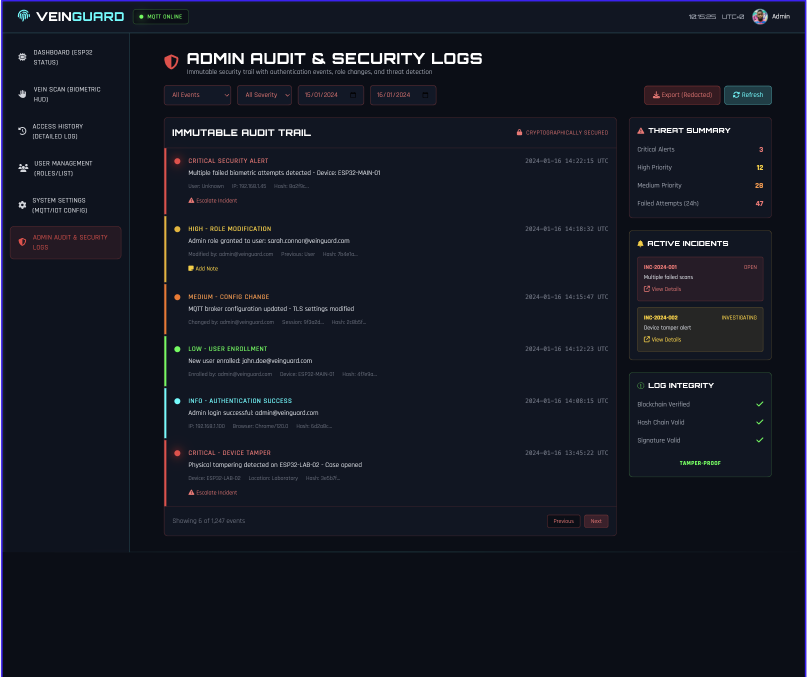
#> input picture Maquettes/12 -Admin And security log.png, 1614 x 1354 px (shown at 1/2 size); its folder holds only this picture in this run
$ python -i biometrics_service.py   (imports and definitions only)   (older library calls are emulated)
#> lines starting #> are read from the running program, lines starting #| are printed output that depends on the picture; after the words box and inside, x2 and y2 are one past the last pixel; in counts of white or black regions, pixels touching at a corner belong together
### iot/config.py
from __future__ import annotations

import os
from pathlib import Path


BASE_DIR = Path(__file__).resolve().parent
DATA_DIR = BASE_DIR / "data"
CAPTURE_DIR = DATA_DIR / "captures"
TEMPLATE_FILE = DATA_DIR / "biometric_templates.json"
LOCAL_CACHE_DB = BASE_DIR / "veinguard.db"

for path in (DATA_DIR, CAPTURE_DIR):
    path.mkdir(parents=True, exist_ok=True)


APP_NAME = os.getenv("VG_APP_NAME", "BioGuard Access")
APP_SHORT_NAME = os.getenv("VG_APP_SHORT_NAME", "BioGuard")
DEVICE_ID = os.getenv("VG_DEVICE_ID", "rpi-entry-01")
MOCK_MODE = os.getenv("VG_MOCK_MODE", "0").lower() in {"1", "true", "yes", "on"}

# MQTT
MQTT_BROKER = os.getenv("VG_MQTT_BROKER", "localhost")
MQTT_PORT = int(os.getenv("VG_MQTT_PORT", "1883"))
MQTT_WS_PORT = int(os.getenv("VG_MQTT_WS_PORT", "9090"))
MQTT_KEEPALIVE = int(os.getenv("VG_MQTT_KEEPALIVE", "60"))
MQTT_TOPIC_PREFIX = os.getenv("VG_TOPIC_PREFIX", "bioguard")
MQTT_USERNAME = os.getenv("VG_MQTT_USERNAME", "admin").strip()
MQTT_PASSWORD = os.getenv("VG_MQTT_PASSWORD", "admin1234")


def topic(path: str) -> str:
    return f"{MQTT_TOPIC_PREFIX}/{path.strip('/')}"


MQTT_TOPIC_CMD_ALL = topic("cmd/#")
MQTT_TOPIC_STATUS = topic("status")
MQTT_TOPIC_TELEMETRY = topic("telemetry")
MQTT_TOPIC_EVENTS = topic("events")
#> further down, picture is the input picture: shape (1354, 1614, 3); mean B, G, R 34, 23.2, 19.8
MQTT_TOPIC_LOGS = topic("logs")

MQTT_CMD_SCAN = topic("cmd/access/scan")
MQTT_CMD_ENROLL = topic("cmd/users/enroll")
MQTT_CMD_LOGIN = topic("cmd/auth/login")
MQTT_CMD_USERS = topic("cmd/users/list")
MQTT_CMD_USERS_UPDATE = topic("cmd/users/update")
MQTT_CMD_USERS_DELETE = topic("cmd/users/delete")
MQTT_CMD_LOGS = topic("cmd/access/logs")
MQTT_CMD_AUDIT = topic("cmd/audit/list")
MQTT_CMD_SETTINGS = topic("cmd/settings/update")
MQTT_CMD_PING = topic("cmd/ping")
MQTT_CMD_CAMERA_PREVIEW = topic("cmd/camera/preview")


def response_topic(command: str, client_id: str) -> str:
    return topic(f"res/{command.strip('/')}/{client_id}")


# GPIO BCM pins
PIN_LED_GREEN = int(os.getenv("VG_PIN_LED_GREEN", "16"))
PIN_LED_RED = int(os.getenv("VG_PIN_LED_RED", "22"))
PIN_BUZZER = int(os.getenv("VG_PIN_BUZZER", "23"))
PIN_LIGHT_SENSOR = int(os.getenv("VG_PIN_LIGHT_SENSOR", "4"))
PIN_LIGHT_LED_1 = int(os.getenv("VG_PIN_LIGHT_LED_1", "17"))
PIN_LIGHT_LED_2 = int(os.getenv("VG_PIN_LIGHT_LED_2", "27"))

# LCD
LCD_I2C_ADDRESS = int(os.getenv("VG_LCD_I2C_ADDRESS", "0x27"), 16)
LCD_PORT = int(os.getenv("VG_LCD_PORT", "1"))
LCD_COLS = int(os.getenv("VG_LCD_COLS", "16"))
LCD_ROWS = int(os.getenv("VG_LCD_ROWS", "2"))

# Lighting automation
LIGHT_SENSOR_TIMEOUT = float(os.getenv("VG_LIGHT_SENSOR_TIMEOUT", "0.5"))
LIGHT_SENSOR_SAMPLES = int(os.getenv("VG_LIGHT_SENSOR_SAMPLES", "5"))
LIGHT_SENSOR_DARK_RATIO = float(os.getenv("VG_LIGHT_SENSOR_DARK_RATIO", "1.25"))

# Biometrics
MATCH_THRESHOLD = float(os.getenv("VG_MATCH_THRESHOLD", "0.10"))
MIN_HAND_AREA = int(os.getenv("VG_MIN_HAND_AREA", "3500"))
CAMERA_WIDTH = int(os.getenv("VG_CAMERA_WIDTH", "640"))
CAMERA_HEIGHT = int(os.getenv("VG_CAMERA_HEIGHT", "480"))
CAMERA_PREVIEW_WIDTH = int(os.getenv("VG_CAMERA_PREVIEW_WIDTH", "320"))
CAMERA_PREVIEW_QUALITY = int(os.getenv("VG_CAMERA_PREVIEW_QUALITY", "60"))
CAMERA_FRAME_DURATION_US = int(os.getenv("VG_CAMERA_FRAME_DURATION_US", "40000"))
NOIR_CAMERA_BRIGHTNESS = float(os.getenv("VG_NOIR_CAMERA_BRIGHTNESS", "-0.05"))
NOIR_CAMERA_CONTRAST = float(os.getenv("VG_NOIR_CAMERA_CONTRAST", "1.25"))
NOIR_CAMERA_SHARPNESS = float(os.getenv("VG_NOIR_CAMERA_SHARPNESS", "1.6"))
NOIR_CAMERA_EXPOSURE_VALUE = float(os.getenv("VG_NOIR_CAMERA_EXPOSURE_VALUE", "0.35"))
NOIR_CAMERA_WARMUP_SECONDS = float(os.getenv("VG_NOIR_CAMERA_WARMUP_SECONDS", "0.35"))
SCAN_PREVIEW_SECONDS = float(os.getenv("VG_SCAN_PREVIEW_SECONDS", "12"))
ENROLLMENT_PREVIEW_SECONDS = float(os.getenv("VG_ENROLLMENT_PREVIEW_SECONDS", "90"))
ENROLLMENT_SAMPLE_COUNT = int(os.getenv("VG_ENROLLMENT_SAMPLE_COUNT", "8"))
ENROLLMENT_MAX_ATTEMPTS = int(os.getenv("VG_ENROLLMENT_MAX_ATTEMPTS", "12"))
IDENTIFICATION_SAMPLE_COUNT = int(os.getenv("VG_IDENTIFICATION_SAMPLE_COUNT", "1"))
TELEMETRY_INTERVAL_SECONDS = float(os.getenv("VG_TELEMETRY_INTERVAL_SECONDS", "1.0"))
NOIR_CLAHE_CLIP_LIMIT = float(os.getenv("VG_NOIR_CLAHE_CLIP_LIMIT", "2.8"))
NOIR_CLAHE_GRID_SIZE = int(os.getenv("VG_NOIR_CLAHE_GRID_SIZE", "8"))
NOIR_BLACKHAT_SMALL = int(os.getenv("VG_NOIR_BLACKHAT_SMALL", "11"))
NOIR_BLACKHAT_LARGE = int(os.getenv("VG_NOIR_BLACKHAT_LARGE", "19"))
NOIR_ADAPTIVE_BLOCK_SIZE = int(os.getenv("VG_NOIR_ADAPTIVE_BLOCK_SIZE", "25"))
NOIR_ADAPTIVE_C = int(os.getenv("VG_NOIR_ADAPTIVE_C", "4"))
ORB_FEATURE_COUNT = int(os.getenv("VG_ORB_FEATURE_COUNT", "256"))
ORB_DESCRIPTOR_LIMIT = int(os.getenv("VG_ORB_DESCRIPTOR_LIMIT", "96"))
PALM_CODE_ORIENTATIONS = int(os.getenv("VG_PALM_CODE_ORIENTATIONS", "6"))
PALM_CODE_SIZE = int(os.getenv("VG_PALM_CODE_SIZE", "160"))
PALM_CODE_BLOCK_SIZE = int(os.getenv("VG_PALM_CODE_BLOCK_SIZE", "4"))
PALM_CODE_RING_COUNT = int(os.getenv("VG_PALM_CODE_RING_COUNT", "6"))
PALM_CODE_RING_OVERLAP = float(os.getenv("VG_PALM_CODE_RING_OVERLAP", "0.25"))
PALM_ROI_WIDTH_RATIO = float(os.getenv("VG_PALM_ROI_WIDTH_RATIO", "1.9"))
PALM_ROI_HEIGHT_RATIO = float(os.getenv("VG_PALM_ROI_HEIGHT_RATIO", "2.2"))
PALM_GABOR_KERNEL_SIZE = int(os.getenv("VG_PALM_GABOR_KERNEL_SIZE", "17"))
PALM_GABOR_SIGMA = float(os.getenv("VG_PALM_GABOR_SIGMA", "4.5"))
PALM_GABOR_LAMBDA = float(os.getenv("VG_PALM_GABOR_LAMBDA", "8.5"))
PALM_GABOR_GAMMA = float(os.getenv("VG_PALM_GABOR_GAMMA", "0.45"))
PALMCODE_MATCH_THRESHOLD = float(os.getenv("VG_PALMCODE_MATCH_THRESHOLD", "0.45"))
MIN_MASK_FILL_RATIO = float(os.getenv("VG_MIN_MASK_FILL_RATIO", "0.10"))
MAX_MASK_FILL_RATIO = float(os.getenv("VG_MAX_MASK_FILL_RATIO", "0.72"))
MAX_HAND_AREA_RATIO = float(os.getenv("VG_MAX_HAND_AREA_RATIO", "0.72"))
MIN_HAND_EXTENT = float(os.getenv("VG_MIN_HAND_EXTENT", "0.20"))
MIN_HAND_SOLIDITY = float(os.getenv("VG_MIN_HAND_SOLIDITY", "0.35"))
MAX_HAND_SOLIDITY = float(os.getenv("VG_MAX_HAND_SOLIDITY", "0.98"))
MIN_HAND_ASPECT_RATIO = float(os.getenv("VG_MIN_HAND_ASPECT_RATIO", "0.45"))
MAX_HAND_ASPECT_RATIO = float(os.getenv("VG_MAX_HAND_ASPECT_RATIO", "1.65"))
MAX_HAND_CENTER_DISTANCE = float(os.getenv("VG_MAX_HAND_CENTER_DISTANCE", "0.34"))
MAX_BORDER_TOUCHES = int(os.getenv("VG_MAX_BORDER_TOUCHES", "2"))
MIN_ORB_KEYPOINTS = int(os.getenv("VG_MIN_ORB_KEYPOINTS", "18"))
MIN_PALM_ACTIVE_BLOCKS = int(os.getenv("VG_MIN_PALM_ACTIVE_BLOCKS", "90"))
MIN_PALM_LINE_STRENGTH = float(os.getenv("VG_MIN_PALM_LINE_STRENGTH", "0.075"))
MIN_PALM_ORIENTATION_CONFIDENCE = float(os.getenv("VG_MIN_PALM_ORIENTATION_CONFIDENCE", "0.07"))
MIN_SHARPNESS = float(os.getenv("VG_MIN_SHARPNESS", "28.0"))
MIN_CAPTURE_QUALITY = float(os.getenv("VG_MIN_CAPTURE_QUALITY", "0.32"))
ENROLLMENT_MIN_MASK_FILL_RATIO = float(os.getenv("VG_ENROLLMENT_MIN_MASK_FILL_RATIO", "0.04"))
ENROLLMENT_MAX_HAND_CENTER_DISTANCE = float(os.getenv("VG_ENROLLMENT_MAX_HAND_CENTER_DISTANCE", "0.40"))
ENROLLMENT_MAX_BORDER_TOUCHES = int(os.getenv("VG_ENROLLMENT_MAX_BORDER_TOUCHES", "3"))
ENROLLMENT_MIN_ORB_KEYPOINTS = int(os.getenv("VG_ENROLLMENT_MIN_ORB_KEYPOINTS", "12"))
ENROLLMENT_MIN_PALM_ACTIVE_BLOCKS = int(os.getenv("VG_ENROLLMENT_MIN_PALM_ACTIVE_BLOCKS", "40"))
ENROLLMENT_MIN_PALM_LINE_STRENGTH = float(os.getenv("VG_ENROLLMENT_MIN_PALM_LINE_STRENGTH", "0.03"))
ENROLLMENT_MIN_PALM_ORIENTATION_CONFIDENCE = float(os.getenv("VG_ENROLLMENT_MIN_PALM_ORIENTATION_CONFIDENCE", "0.025"))
ENROLLMENT_MIN_SHARPNESS = float(os.getenv("VG_ENROLLMENT_MIN_SHARPNESS", "18.0"))
ENROLLMENT_MIN_CAPTURE_QUALITY = float(os.getenv("VG_ENROLLMENT_MIN_CAPTURE_QUALITY", "0.15"))

# Firebase
FIREBASE_ENABLED = os.getenv("VG_FIREBASE_ENABLED", "0").lower() in {"1", "true", "yes", "on"}
FIREBASE_CREDENTIALS = Path(
    os.getenv("VG_FIREBASE_CREDENTIALS", str(BASE_DIR / "firebase-service-account.json"))
)
FIREBASE_STORAGE_BUCKET = os.getenv("VG_FIREBASE_STORAGE_BUCKET", "")
FIREBASE_PROJECT_ID = os.getenv("VG_FIREBASE_PROJECT_ID", "")
FIREBASE_USERS_COLLECTION = os.getenv("VG_FIREBASE_USERS_COLLECTION", "users")
FIREBASE_BIOMETRICS_COLLECTION = os.getenv("VG_FIREBASE_BIOMETRICS_COLLECTION", "biometric_profiles")
FIREBASE_EVENTS_COLLECTION = os.getenv("VG_FIREBASE_EVENTS_COLLECTION", "access_events")
FIREBASE_TELEMETRY_COLLECTION = os.getenv("VG_FIREBASE_TELEMETRY_COLLECTION", "device_telemetry")
FIREBASE_TELEMETRY_SYNC_INTERVAL_SECONDS = float(
    os.getenv("VG_FIREBASE_TELEMETRY_SYNC_INTERVAL_SECONDS", "60")
)
FIREBASE_QUOTA_COOLDOWN_SECONDS = float(os.getenv("VG_FIREBASE_QUOTA_COOLDOWN_SECONDS", "300"))

### iot/biometrics/biometrics_service.py
from __future__ import annotations

import base64
import hashlib
import json
from pathlib import Path
from typing import Any

import cv2
import numpy as np

import config


_GABOR_KERNEL_CACHE: dict[tuple[int, int, float, float, float], list[np.ndarray]] = {}


# [14 lines left out: functions _encode_image_base64, _save_base64_image, not called in this run]


def save_debug_processed_image(image_base64: str, path: str | Path) -> str:
    return _save_base64_image(image_base64, path)


def _create_clahe() -> cv2.CLAHE:
    grid = max(2, int(config.NOIR_CLAHE_GRID_SIZE))
    return cv2.createCLAHE(
        clipLimit=float(config.NOIR_CLAHE_CLIP_LIMIT),
        tileGridSize=(grid, grid),
    )


def _elliptic_kernel(size: int) -> np.ndarray:
    odd_size = max(3, int(size))
    if odd_size % 2 == 0:
        odd_size += 1
    return cv2.getStructuringElement(cv2.MORPH_ELLIPSE, (odd_size, odd_size))


def _log_hu(hu_moments: np.ndarray) -> list[float]:
    values: list[float] = []
    for value in hu_moments.flatten():
        if value == 0:
            values.append(0.0)
        else:
            values.append(float(-np.sign(value) * np.log10(abs(value))))
    return values


def _preprocess_frame_gray(frame_bgr: np.ndarray) -> np.ndarray:
    gray = cv2.cvtColor(frame_bgr, cv2.COLOR_BGR2GRAY)
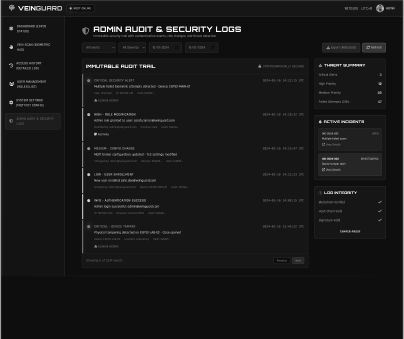
#> gray: shape (1354, 1614) (shown at 1/4 size); min 0, max 255, mean 23.4
    gray = cv2.GaussianBlur(gray, (5, 5), 0)
    gray = cv2.bilateralFilter(gray, 7, 40, 40)
    return _create_clahe().apply(gray)
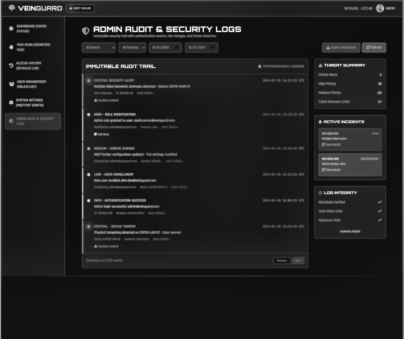
#> returned value: shape (1354, 1614) (shown at 1/4 size); min 9, max 252, mean 30.6


def _largest_contour(mask: np.ndarray) -> np.ndarray | None:
    contours, _ = cv2.findContours(mask, cv2.RETR_EXTERNAL, cv2.CHAIN_APPROX_SIMPLE)
    if not contours:
        return None
    return max(contours, key=cv2.contourArea)


def _mask_candidates(gray: np.ndarray) -> list[np.ndarray]:
    blurred = cv2.GaussianBlur(gray, (5, 5), 0)
    _, otsu_inv = cv2.threshold(blurred, 0, 255, cv2.THRESH_BINARY_INV + cv2.THRESH_OTSU)
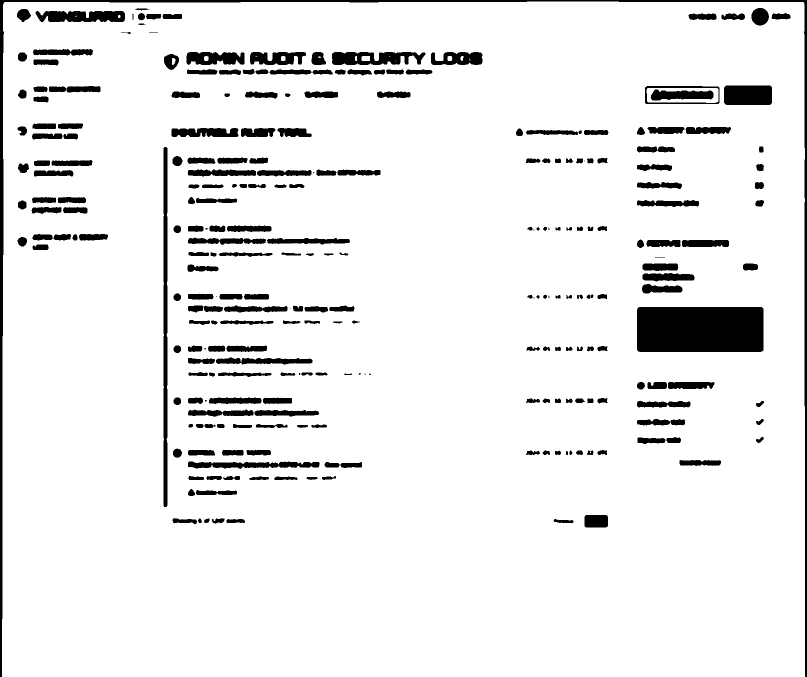
#> otsu_inv: shape (1354, 1614) (shown at 1/2 size); 92.5% white; 269 black regions (17 under 20 px), largest, box (x1, y1, x2, y2) and area: (1274, 614, 1527, 704) 22737, (0, 0, 1614, 1354) 20329, (327, 294, 335, 1014) 5683
    _, otsu = cv2.threshold(blurred, 0, 255, cv2.THRESH_BINARY + cv2.THRESH_OTSU)
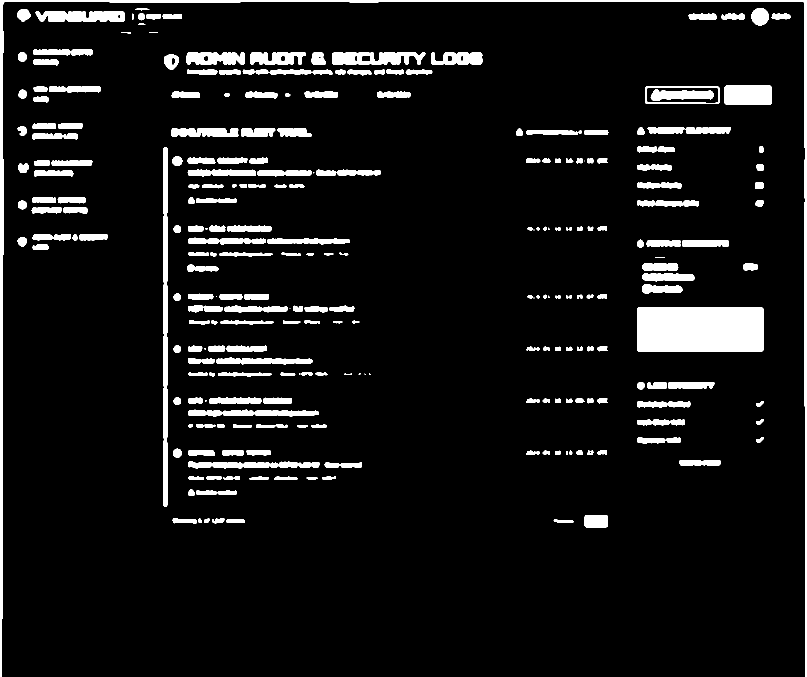
#> otsu: shape (1354, 1614) (shown at 1/2 size); 7.5% white; 269 white regions (17 under 20 px), largest, box (x1, y1, x2, y2) and area: (1274, 614, 1527, 704) 22737, (0, 0, 1614, 1354) 20329, (327, 294, 335, 1014) 5683
    adaptive_inv = cv2.adaptiveThreshold(
        blurred,
        255,
        cv2.ADAPTIVE_THRESH_GAUSSIAN_C,
        cv2.THRESH_BINARY_INV,
        31,
        4,
    )
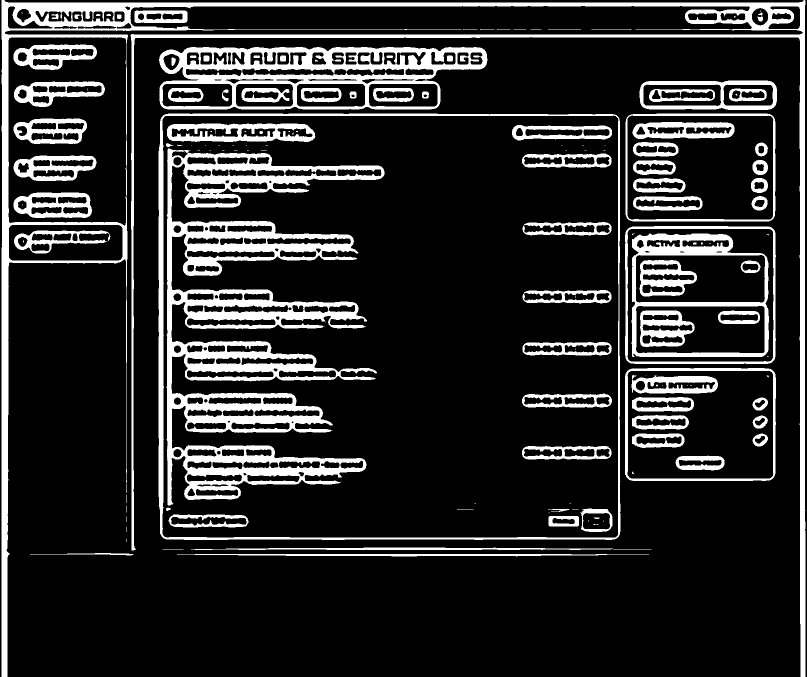
#> adaptive_inv: shape (1354, 1614) (shown at 1/2 size); 16.6% white; 158 white regions (66 under 20 px), largest, box (x1, y1, x2, y2) and area: (333, 297, 769, 1011) 94589, (3, 0, 1611, 1354) 76828, (318, 94, 975, 219) 32517
    adaptive = cv2.adaptiveThreshold(
        blurred,
        255,
        cv2.ADAPTIVE_THRESH_GAUSSIAN_C,
        cv2.THRESH_BINARY,
        31,
        4,
    )
    _, bright = cv2.threshold(blurred, int(np.percentile(blurred, 62)), 255, cv2.THRESH_BINARY)
    _, dark = cv2.threshold(blurred, int(np.percentile(blurred, 38)), 255, cv2.THRESH_BINARY_INV)
    edges = cv2.Canny(blurred, 30, 90)
    edges = cv2.dilate(edges, _elliptic_kernel(5), iterations=1)
#> in _elliptic_kernel, `odd_size = max(3, int(size))`: odd_size = 5
    edges = cv2.morphologyEx(edges, cv2.MORPH_CLOSE, _elliptic_kernel(9), iterations=2)
#> (the rest of the program and of its run is left out)
